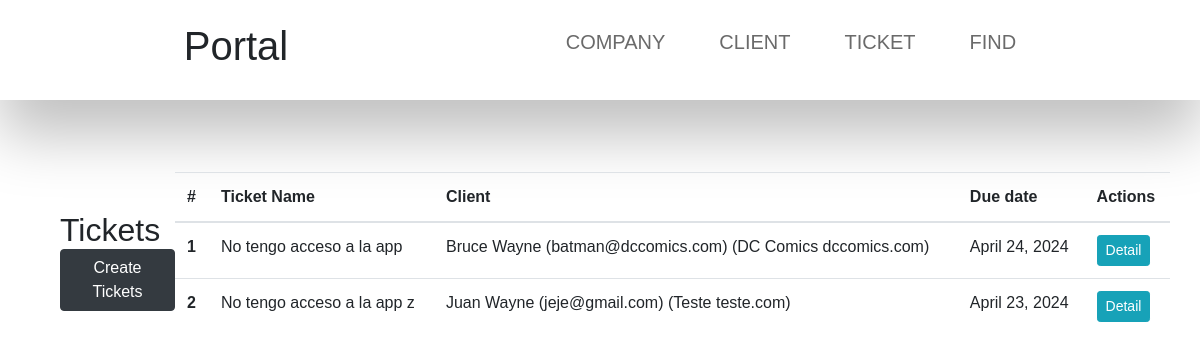
The page /ticket/ on the database its author committed.
### customer_portal/models.py (models this page shows, shortened)
class Ticket(models.Model):
    ticket_name = models.CharField(max_length=500)
    description = models.TextField(max_length=5000)
    due_date = models.DateField()
    client = models.ForeignKey(Client, on_delete=models.CASCADE, related_name='tickets')

class Client(models.Model):
    first_name = models.CharField(max_length=100)
    last_name = models.CharField(max_length=100)
    email = models.EmailField()
    company = models.ForeignKey(Company, on_delete=models.CASCADE, related_name='clients')
    def __str__(self) -> str:
        return f"{self.first_name} {self.last_name} ({self.email}) ({self.company})"

class Company(models.Model):
    company_name = models.CharField(max_length=100)
    email_domain = models.CharField(max_length=100)
    def __str__(self) -> str:
        return f"{self.company_name} {self.email_domain}"

### customer_portal/views.py (the view)
# urls.py: path("ticket/", views.list_ticket_view, name="ticket-list"),
def list_ticket_view(request):
    tickets = Ticket.objects.all()
    contexto_dict = {"tickets": tickets}
    return render(request, "customer_portal/list_ticket.html", contexto_dict)

### customer_portal/templates/customer_portal/list_ticket.html (shortened to what this page needs)
{% extends 'customer_portal/base.html' %}
{% block content %}
<section class="py-5">
    <div class="container">
        <div class="justify-content-between align-items-center mb-12">
            <h2 class="mb-0">Tickets</h2>
            <a href="{% url 'ticket-create' %}" class="btn btn-dark">Create Tickets</a>
        </div>
        <table class="table">
            <thead>
                <tr>
                    <th scope="col">#</th>
                    <th scope="col">Ticket Name</th>
                    <th scope="col">Client</th>
                    <th scope="col">Due date</th>
                    <th scope="col">Actions</th>
                </tr>
            </thead>
            <tbody>
                {% if tickets %}
                {% for ticket in tickets %}
                <tr>
                    <th scope="row">{{ forloop.counter }}</th>
                    <td>{{ ticket.ticket_name }}</td>
                    <td>{{ ticket.client }}</td>
                    <td>{{ ticket.due_date }}</td>
                    <td>
                        <a href="{% url 'ticket-detail' ticket.id %}" class="btn btn-info btn-sm">Detail</a>
                    </td>
                </tr>
                {% endfor %}
                {% else %}
                <tr>
                    <td colspan="7">No tickets found.</td>
                </tr>
                {% endif %}
            </tbody>
        </table>
    </div>
</section>
{% endblock %}

### customer_portal/templates/customer_portal/base.html (shortened to what this page needs)
{% load static %}
<!DOCTYPE html>
<html lang="en">
<head>
    <link rel="stylesheet" href="{% static 'customer_portal/css/bootstrap.css' %}">
    <link rel="stylesheet" href="{% static 'customer_portal/css/customer_portal_style.css' %}">
</head>
<body>
    <header class="header">
        <div class="container">
          <div class="header__logo">
          <h1 class="header__logo__name">Portal</h1>
        </div>
        <nav class="header__nav">
          <ul class="header__menu">
            <li class="header__item"><a href="{% url 'company-list' %}" class="header__link">Company</a></li>
            <li class="header__item"><a href="{% url 'client-list' %}" class="header__link">Client</a></li>
            <li class="header__item"><a href="{% url 'ticket-list' %}" class="header__link">Ticket</a></li>
            <li class="header__item"><a href="{% url 'ticket-finder' %}" class="header__link">Find</a></li>
          </ul>
        </nav>
        </div>
      </header>
    <div class="container mt-4">
        {% block content %}{% endblock content %}
    </div>
</body>
</html>

### customer_portal/static/customer_portal/css/customer_portal_style.css (style rules this page uses)
* { margin: 0; padding: 0; box-sizing: border-box; font-family: "Poppins", sans-serif; }
li { list-style: none; }
.container { width: 1600px; display: flex; justify-content: space-around; align-items: center; }
.header { display: flex; justify-content: space-around; align-items: center; height: 100px; box-shadow: 0px 35px 60px rgba(0, 0, 0, 0.25); }
.header__menu { display: flex; column-gap: 54px; }
.header__link { font-size: 20px; text-transform: uppercase; color: #6A6A6A; text-decoration: none; position: relative; }
.header__link::after { content: ""; width: 0px; height: 2px; background: blue; position: absolute; bottom: -5px; left: 0; transition: 0.3s ease; }

### rows shown on the page
Ticket: ticket_name "No tengo acceso a la app", client "Bruce Wayne (batman@dccomics.com) (DC Comics dccomics.com)", due_date "April 24, 2024"
Ticket: ticket_name "No tengo acceso a la app z", client "Juan Wayne (jeje@gmail.com) (Teste teste.com)", due_date "April 23, 2024"
